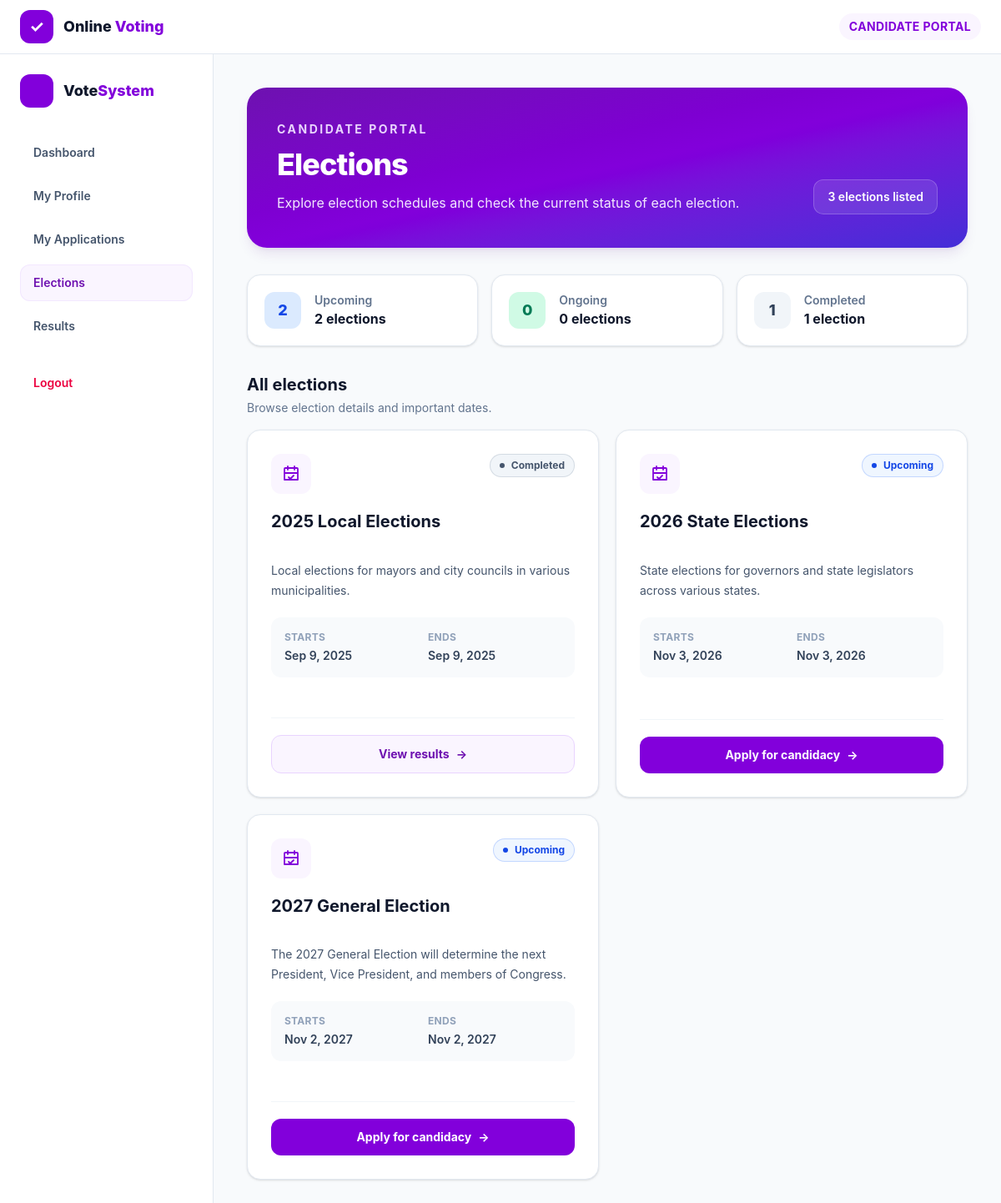
Screenshot of /views/common/elections.php with the database file from the repository.
### tables this page shows
CREATE TABLE elections (
    id INT AUTO_INCREMENT PRIMARY KEY,
    title VARCHAR(100) NOT NULL UNIQUE,
    description TEXT NOT NULL,
    start_date DATETIME NOT NULL,
    end_date DATETIME NOT NULL,
    status ENUM('upcoming', 'ongoing', 'completed') NOT NULL DEFAULT 'upcoming',
    created_at TIMESTAMP DEFAULT CURRENT_TIMESTAMP,
    updated_at TIMESTAMP DEFAULT CURRENT_TIMESTAMP ON UPDATE CURRENT_TIMESTAMP
);

### app/paths.php (called while the page is built, shortened)
<?php
function app_url(string $path = ''): string
{
    return APP_BASE_URL . '/' . ltrim($path, '/');
}

### views/common/elections.php (the view, shortened to what this page needs)
<?php
require_once __DIR__ . '/../../app/paths.php';
require_once APP_ROOT . '/app/config/database.php';
$stmt = $pdo->prepare("SELECT * FROM `elections` ORDER BY start_date ASC");
$stmt->execute();
$elections = $stmt->fetchAll(PDO::FETCH_ASSOC);
$electionCounts = ['upcoming' => 0, 'ongoing' => 0, 'completed' => 0];
foreach ($elections as $election) {
    if (isset($electionCounts[$election['status']])) {
        $electionCounts[$election['status']]++;
    }
}
$statusStyles = [
    'upcoming' => 'bg-blue-50 text-blue-700 ring-blue-600/20',
    'ongoing' => 'bg-emerald-50 text-emerald-700 ring-emerald-600/20',
    'completed' => 'bg-slate-100 text-slate-600 ring-slate-500/20',
];
$escape = static fn($value): string => htmlspecialchars((string) ($value ?? ''), ENT_QUOTES, 'UTF-8');
$formatDate = static function ($date): string {
    $timestamp = strtotime($date);
    return $timestamp === false ? 'Date unavailable' : date('M j, Y', $timestamp);
};
?>
<!DOCTYPE html>
<html lang="en">
<head>
    <link rel="stylesheet" href="<?= htmlspecialchars(app_url('public/css/app.css'), ENT_QUOTES, 'UTF-8') ?>">
</head>
<body class="min-h-screen bg-slate-50 text-slate-800">
    <?php include APP_ROOT . '/includes/candidate/candidate_header.php'; ?>
    <div class="flex min-h-[calc(100vh-65px)] flex-col md:flex-row">
        <?php include APP_ROOT . '/includes/candidate/candidate_sidebar.php'; ?>
        <main class="min-w-0 flex-1 px-4 py-8 sm:px-6 sm:py-10 lg:px-10">
            <div class="mx-auto max-w-6xl">
                <header class="mb-8 rounded-3xl bg-gradient-to-br from-purple-800 via-purple-700 to-indigo-700 px-6 py-8 text-white shadow-lg shadow-purple-900/10 sm:px-9 sm:py-10">
                    <p class="text-sm font-bold uppercase tracking-[0.18em] text-purple-200">Candidate Portal</p>
                    <div class="mt-3 flex flex-col justify-between gap-5 sm:flex-row sm:items-end">
                        <div>
                            <h1 class="text-3xl font-extrabold tracking-tight sm:text-4xl">Elections</h1>
                            <p class="mt-3 max-w-2xl leading-7 text-purple-100">
                                Explore election schedules and check the current status of each election.
                            </p>
                        </div>
                        <p class="shrink-0 rounded-xl border border-white/20 bg-white/10 px-4 py-2.5 text-sm font-semibold">
                            <?= count($elections) ?> <?= count($elections) === 1 ? 'election' : 'elections' ?> listed
                        </p>
                    </div>
                </header>
                <section aria-label="Election status summary" class="mb-8 grid gap-4 sm:grid-cols-3">
                    <?php foreach ([
                        ['Upcoming', $electionCounts['upcoming'], 'bg-blue-100 text-blue-700'],
                        ['Ongoing', $electionCounts['ongoing'], 'bg-emerald-100 text-emerald-700'],
                        ['Completed', $electionCounts['completed'], 'bg-slate-100 text-slate-700'],
                    ] as [$label, $count, $colorClass]): ?>
                        <div class="flex items-center gap-4 rounded-2xl border border-slate-200 bg-white p-5 shadow-sm">
                            <span class="flex h-11 w-11 items-center justify-center rounded-xl text-lg font-extrabold <?= $colorClass ?>">
                                <?= $count ?>
                            </span>
                            <div>
                                <p class="text-sm font-semibold text-slate-500"><?= $label ?></p>
                                <p class="font-bold text-slate-900"><?= $count ?> <?= $count === 1 ? 'election' : 'elections' ?></p>
                            </div>
                        </div>
                    <?php endforeach; ?>
                </section>
                <?php if (!$elections): ?>
                    <section class="rounded-2xl border border-dashed border-slate-300 bg-white px-6 py-14 text-center">
                        <span class="mx-auto flex h-14 w-14 items-center justify-center rounded-2xl bg-purple-50 text-purple-700">
                            <svg class="h-7 w-7" viewBox="0 0 24 24" fill="none" stroke="currentColor" stroke-width="1.8" aria-hidden="true">
                                <path stroke-linecap="round" stroke-linejoin="round" d="M8 7V3m8 4V3M4 11h16M5 5h14a1 1 0 0 1 1 1v13H4V6a1 1 0 0 1 1-1Z" />
                            </svg>
                        </span>
                        <h2 class="mt-5 text-lg font-bold text-slate-900">No elections available</h2>
                        <p class="mx-auto mt-2 max-w-md text-sm leading-6 text-slate-500">
                            There are no elections to display right now. Please check back later for updates.
                        </p>
                    </section>
                <?php else: ?>
                    <section aria-label="All elections">
                        <div class="mb-4">
                            <h2 class="text-xl font-bold text-slate-900">All elections</h2>
                            <p class="mt-1 text-sm text-slate-500">Browse election details and important dates.</p>
                        </div>
                        <div class="grid gap-5 lg:grid-cols-2">
                            <?php foreach ($elections as $election):
                                $status = $election['status'] ?? '';
                                $statusClass = $statusStyles[$status] ?? 'bg-gray-100 text-gray-700 ring-gray-500/20';
                            ?>
                                <article class="group flex h-full flex-col rounded-2xl border border-slate-200 bg-white p-6 shadow-sm transition duration-200 hover:-translate-y-1 hover:border-purple-200 hover:shadow-lg sm:p-7">
                                    <div class="flex items-start justify-between gap-4">
                                        <div class="flex h-12 w-12 shrink-0 items-center justify-center rounded-xl bg-purple-50 text-purple-700">
                                            <svg class="h-6 w-6" viewBox="0 0 24 24" fill="none" stroke="currentColor" stroke-width="1.8" aria-hidden="true">
                                                <path stroke-linecap="round" stroke-linejoin="round" d="M8 7V3m8 4V3M4 11h16M5 5h14a1 1 0 0 1 1 1v13H4V6a1 1 0 0 1 1-1Z" />
                                                <path stroke-linecap="round" stroke-linejoin="round" d="m9 16 2 2 4-4" />
                                            </svg>
                                        </div>
                                        <span class="inline-flex items-center gap-2 rounded-full px-3 py-1.5 text-xs font-bold capitalize ring-1 ring-inset <?= $statusClass ?>">
                                            <span class="h-1.5 w-1.5 rounded-full bg-current"></span>
                                            <?= ucfirst($escape($status ?: 'unknown')) ?>
                                        </span>
                                    </div>
                                    <h3 class="mt-5 text-xl font-bold leading-snug text-slate-900">
                                        <?= $escape($election['title'] ?? 'Untitled election') ?>
                                    </h3>
                                    <p class="mt-2 min-h-12 whitespace-pre-line text-sm leading-6 text-slate-600">
                                        <?= $escape($election['description'] ?? 'No election description is available.') ?>
                                    </p>
                                    <div class="mt-5 grid gap-3 rounded-xl bg-slate-50 p-4 sm:grid-cols-2">
                                        <div>
                                            <p class="text-xs font-bold uppercase tracking-wide text-slate-400">Starts</p>
                                            <p class="mt-1 text-sm font-semibold text-slate-700"><?= $escape($formatDate($election['start_date'] ?? '')) ?></p>
                                        </div>
                                        <div>
                                            <p class="text-xs font-bold uppercase tracking-wide text-slate-400">Ends</p>
                                            <p class="mt-1 text-sm font-semibold text-slate-700"><?= $escape($formatDate($election['end_date'] ?? '')) ?></p>
                                        </div>
                                    </div>
                                    <div class="mt-6 flex-1"></div>
                                    <div class="mt-6 border-t border-slate-100 pt-5">
                                        <?php if ($status === 'upcoming'): ?>
                                            <a href="<?= htmlspecialchars(app_url('views/candidate/registration.php'), ENT_QUOTES, 'UTF-8') ?>" class="inline-flex w-full items-center justify-center gap-2 rounded-xl bg-purple-700 px-4 py-3 text-sm font-bold text-white transition hover:bg-purple-800 focus:outline-none focus:ring-4 focus:ring-purple-200">
                                                Apply for candidacy
                                                <span aria-hidden="true">&rarr;</span>
                                            </a>
                                        <?php elseif ($status === 'completed'): ?>
                                            <a href="<?= htmlspecialchars(app_url('views/common/results.php'), ENT_QUOTES, 'UTF-8') ?>" class="inline-flex w-full items-center justify-center gap-2 rounded-xl border border-purple-200 bg-purple-50 px-4 py-3 text-sm font-bold text-purple-800 transition hover:bg-purple-100 focus:outline-none focus:ring-4 focus:ring-purple-100">
                                                View results
                                                <span aria-hidden="true">&rarr;</span>
                                            </a>
                                        <?php else: ?>
                                            <span class="inline-flex w-full items-center justify-center rounded-xl bg-emerald-50 px-4 py-3 text-sm font-bold text-emerald-700">
                                                Election in progress
                                            </span>
                                        <?php endif; ?>
                                    </div>
                                </article>
                            <?php endforeach; ?>
                        </div>
                    </section>
                <?php endif; ?>
            </div>
        </main>
    </div>
</body>
</html>

### rows the page displays
elections: status "Completed", title "2025 Local Elections", description "Local elections for mayors and city councils in various municipalities.", start_date "Sep 9, 2025", end_date "Sep 9, 2025"
elections: status "Upcoming", title "2026 State Elections", description "State elections for governors and state legislators across various states.", start_date "Nov 3, 2026", end_date "Nov 3, 2026"
elections: status "Upcoming", title "2027 General Election", description "The 2027 General Election will determine the next President, Vice President, and members of Congress.", start_date "Nov 2, 2027", end_date "Nov 2, 2027"

### other values shown
$label "Dashboard"
$label "My Profile"
$label "My Applications"
$label "Elections"
$label "Results"
count($elections) "3"
$count "2"
$label "Upcoming"
$count "0"
$label "Ongoing"
$count "1"
$label "Completed"
